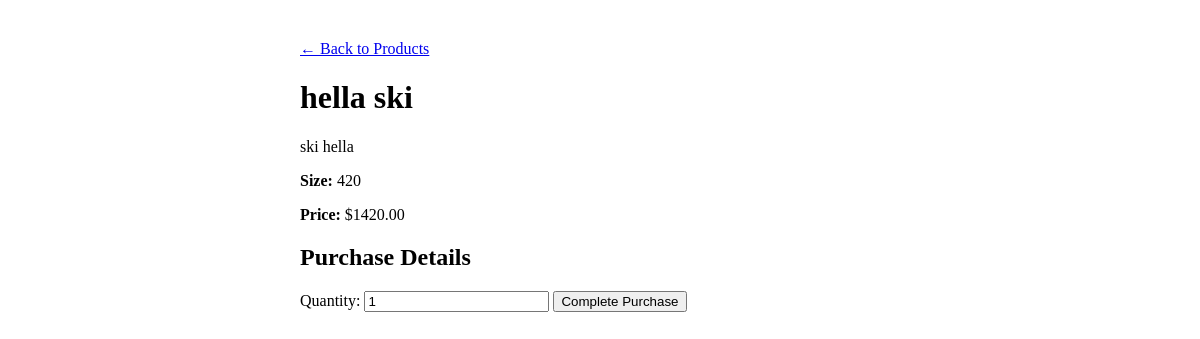
Before: /buy_product/3/ (signed in) with the older database file.
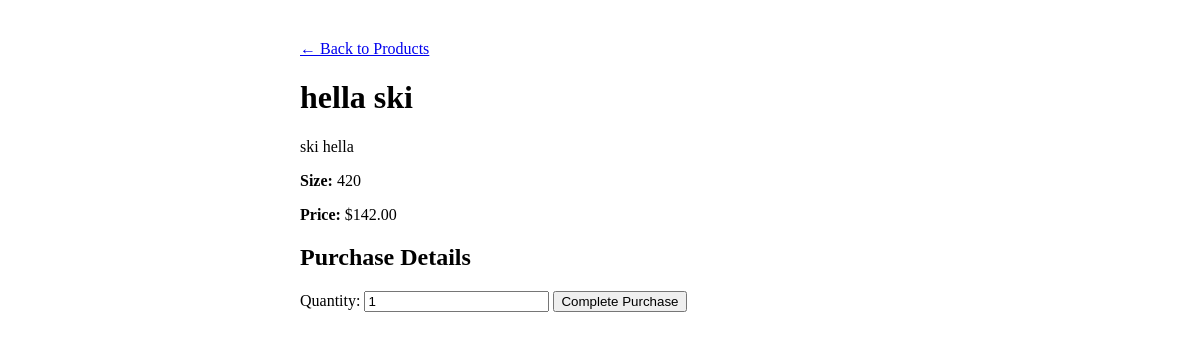
After: the same page with the newer database file.
### ski_manufacturing_app/models.py (models this page shows, shortened)
class Product(models.Model):
    name = models.CharField(max_length=200)
    description = models.TextField(blank=True, null=True)
    makeup = models.TextField(blank=True, null=True)
    size = models.CharField(max_length=50)
    price = models.DecimalField(max_digits=10, decimal_places=2)
    stock_status = models.IntegerField()
    imagepath = models.ImageField(upload_to="product_images/", blank=True, null=True)

### ski_manufacturing_app/views.py (the view, shortened to what this page needs)
# urls.py: path('buy_product/<int:pk>/', BuyProductView.as_view(), name='buy_product'),
@method_decorator(login_required, name='dispatch')
class BuyProductView(DetailView):
    model = Product
    template_name = 'buy_product.html'
    context_object_name = 'product'

### ski_manufacturing_app/templates/buy_product.html (shortened to what this page needs)
<!DOCTYPE html>
<html>
<head>
</head>
<body>
    <div class="container">
        <a href="/products/">← Back to Products</a>
        <h1>{{ product.name }}</h1>
        <p>{{ product.description }}</p>
        <p><strong>Size:</strong> {{ product.size }}</p>
        <p><strong>Price:</strong> ${{ product.price }}</p>
        <h2>Purchase Details</h2>
        <form id="purchase-form" method="post">
                <label for="quantity">Quantity:</label>
                <input type="number" id="quantity" name="quantity" min="1" value="1" required>
                <button type="submit">Complete Purchase</button>
            </form>
    </div>
</body>
</html>

### ski_manufacturing_app/templates/buy_product.html (style rules this page uses)
.container { max-width: 600px; margin: 20px auto; padding: 20px; }

Changed rows visible on the page:
changed Product "hella ski": price "1420.00" → "142.00"
